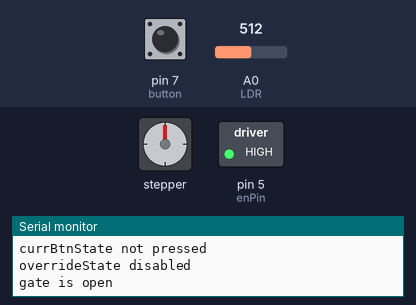
The sketch below on a simulated Arduino Uno, built with avr-gcc and run on an emulated ATmega328P. Shown: stepper motor, switched loads named in the sketch (green lamp = pin HIGH), the last lines printed to the serial monitor. The inputs (shaded band) are chosen by the test bench; at power-on: pin 7 (button) LOW, A0 (LDR) = 512. Stepper angles assume 200 steps per turn.

Above: at 3.6 s.
3.7 s: pin 7 (button) pulled HIGH for 0.8 s
At 4.39 s:
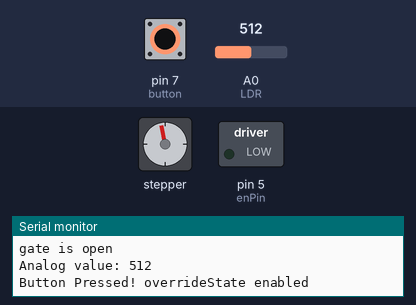
7.1 s: pin 7 (button) pulled HIGH for 0.8 s
At 7.83 s:
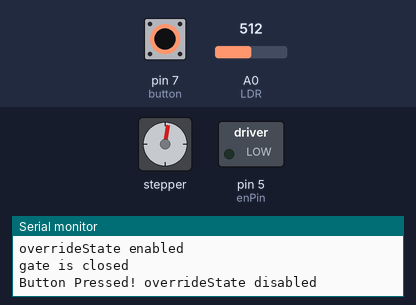
14.7 s: pin 7 (button) pulled HIGH for 3.2 s
At 15.34 s:
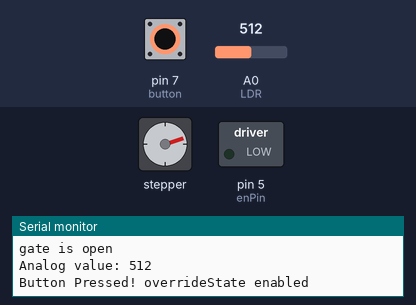
Timing chart, 0 to 18.6 s (numbered marks = the images above; inputs shaded):
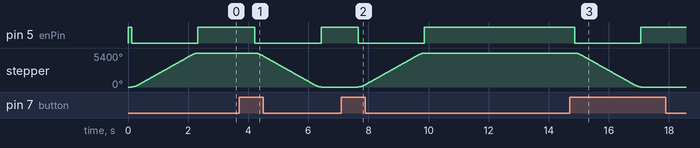

The sketch:

main.ino
```cpp
#include <AccelStepper.h>
#include <MultiStepper.h>

// LDR
#define LDR A0
#define button 7
// Stepper
#define dirPin 1
#define stepPin 3
#define enPin 5
#define motorInterfaceType 1

bool overrideState = false;
bool lastBtnState = false;
bool currBtnState = false;

bool gateOpen = false;

int value = 0;

AccelStepper stepper = AccelStepper(motorInterfaceType, stepPin, dirPin);

void setup() {
  Serial.begin(9600);
  pinMode(button, INPUT);
  pinMode(enPin, OUTPUT);

  currBtnState = digitalRead(button);

  stepper.setMaxSpeed(2000);
  stepper.setAcceleration(10000);
  digitalWrite(enPin, HIGH);
}

void loop() {
  Serial.println();Serial.println();Serial.println();Serial.println();Serial.println();Serial.println();Serial.println();Serial.println();Serial.println();Serial.println();
  Serial.println("----------------------------------------------------------------------------");
  currBtnState = digitalRead(button);
  Serial.print("currBtnState ");
  Serial.println(currBtnState ? "pressed" : "not pressed");
  Serial.print("overrideState ");
  Serial.println(overrideState ? "enabled" : "disabled");
  Serial.print("gate is ");
  Serial.println(gateOpen ? "open" : "closed");

  if (!overrideState) {
    value = analogRead(LDR);
    Serial.print("Analog value: ");
    Serial.println(value);
  }

  if (currBtnState != lastBtnState) {
    lastBtnState = currBtnState;
    if(currBtnState == true){
      Serial.print("Button Pressed! overrideState ");
      overrideState = !overrideState;
      Serial.println(overrideState ? "enabled" : "disabled");
      // Toggle Gate
      if (gateOpen) {
        digitalWrite(enPin, LOW);
        stepper.moveTo(0);
        stepper.runToPosition();
        digitalWrite(enPin, HIGH);
        gateOpen = !gateOpen;
      }
      else if (!gateOpen) {
        digitalWrite(enPin, LOW);
        stepper.moveTo(3000);
        stepper.runToPosition();
        digitalWrite(enPin, HIGH);
        gateOpen = !gateOpen;
      }
    }
  }

  if (!overrideState) {
    if (value < 200) {
      // Donker
      if (gateOpen) {
        digitalWrite(enPin, LOW);
        stepper.moveTo(0);
        stepper.runToPosition();
        digitalWrite(enPin, HIGH);
        gateOpen = !gateOpen;
      }
    }
    else if (value > 200) {
      // Licht
      if (!gateOpen) {
        digitalWrite(enPin, LOW);
        stepper.moveTo(3000);
        stepper.runToPosition();
        digitalWrite(enPin, HIGH);
        gateOpen = !gateOpen;
      }
    }
  }

  delay(500);
}
```

Measured:
- after the input at 3.7 s, pin 5 (enPin): HIGH → LOW after 0.52 s, → HIGH 2.2 s later; stepper: turns 5400° counter-clockwise in 2.2 s, starting after 0.52 s
- after the input at 7.1 s, pin 5 (enPin): HIGH → LOW after 0.56 s, → HIGH 2.2 s later; stepper: turns 5400° clockwise in 2.2 s, starting after 0.56 s
- after the input at 14.7 s, pin 5 (enPin): HIGH → LOW after 0.17 s, → HIGH 2.2 s later; stepper: turns 5400° counter-clockwise in 2.2 s, starting after 0.17 s
- by itself, stepper: turns 5400° clockwise in 2.2 s
